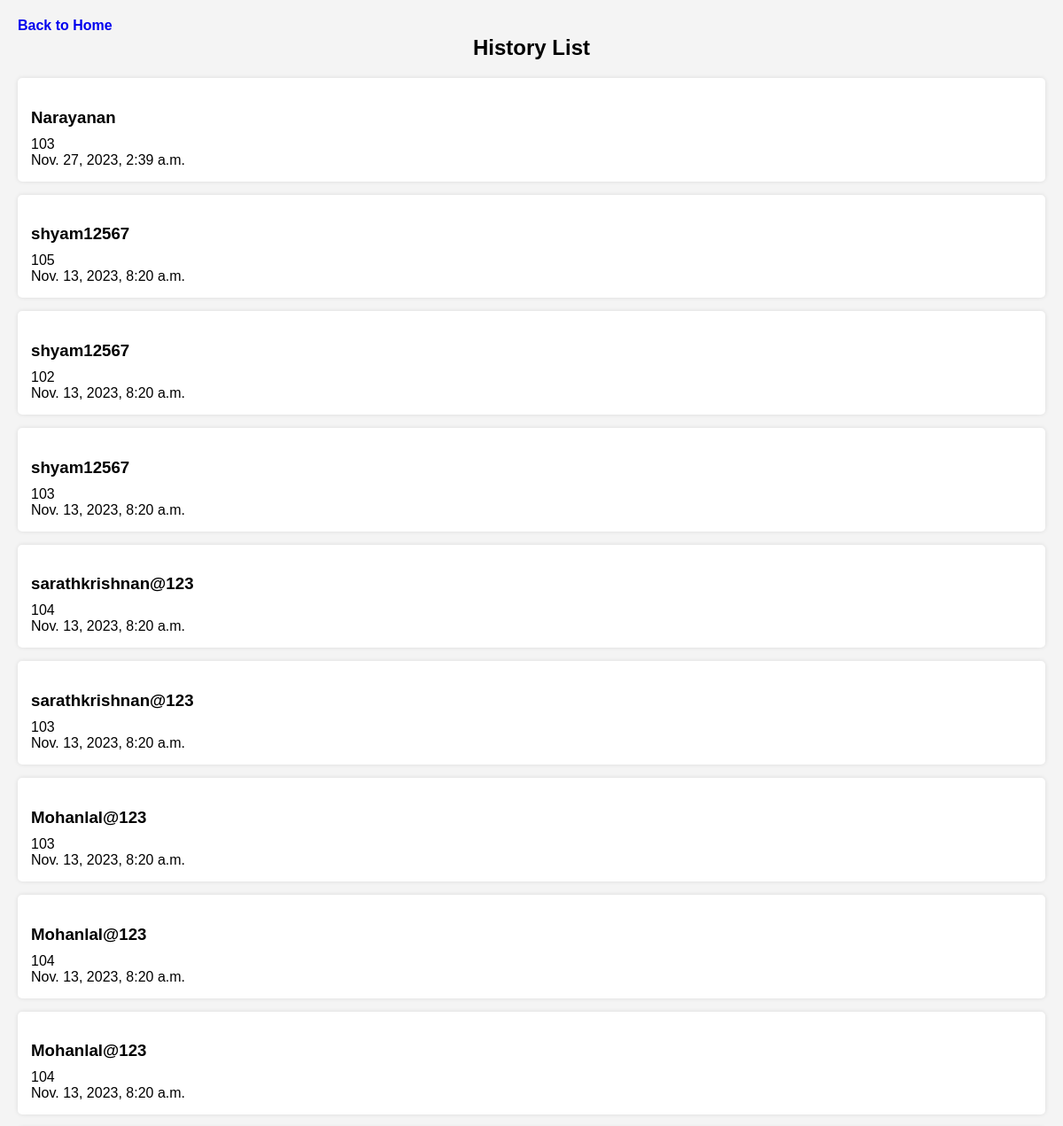
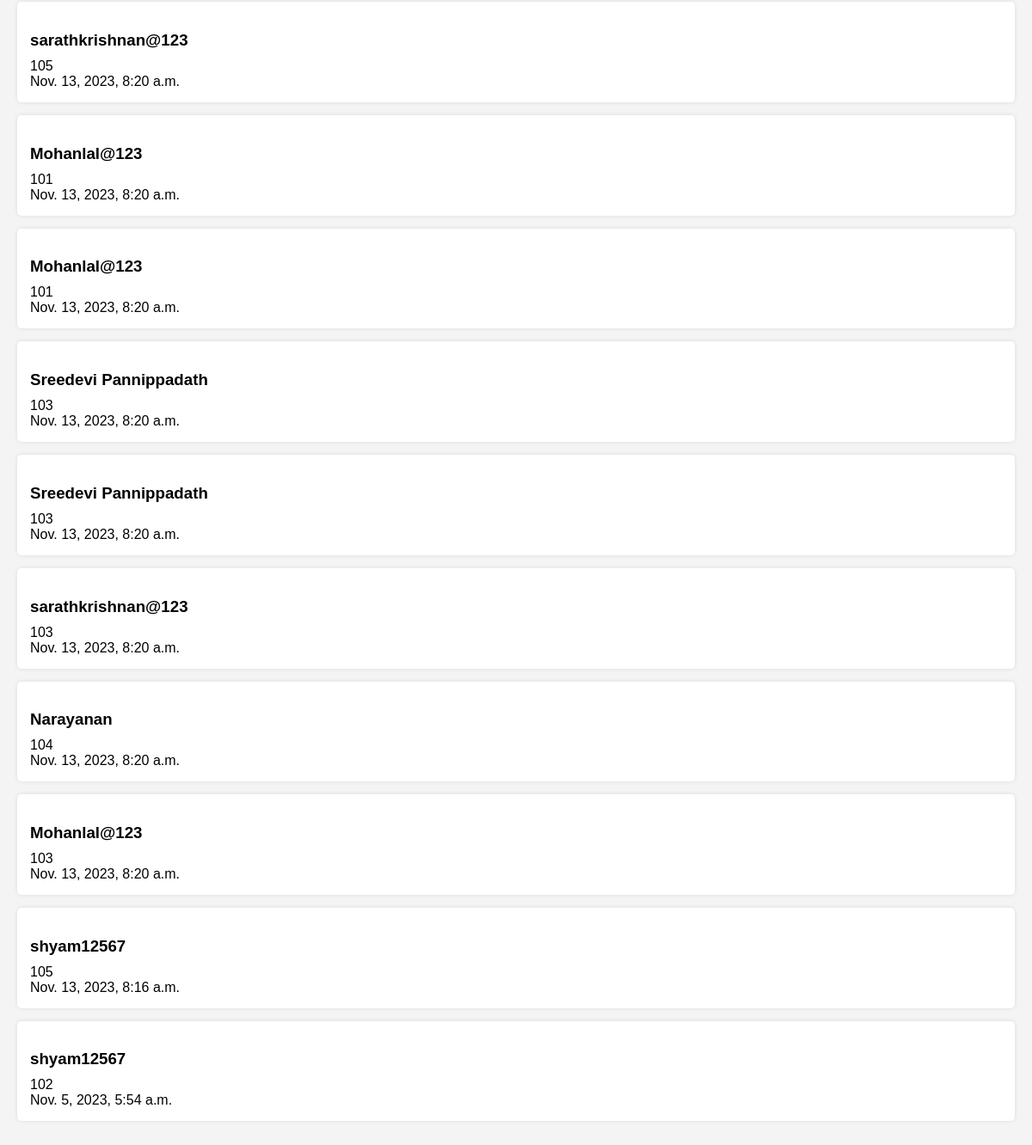
/history_list/, run on the app's committed database (2 pictures, top to bottom).
### app/models.py (models this page shows, shortened)
class History(models.Model):
    student = models.ForeignKey(User, on_delete=models.CASCADE)
    laptop = models.ForeignKey(Laptop, on_delete=models.CASCADE)
    time=models.DateTimeField()

class Laptop(models.Model):
    serial_number = models.CharField(max_length=20, unique=True)
    model = models.CharField(max_length=50)
    condition = models.ForeignKey(Condition,on_delete=models.CASCADE)
    is_available = models.BooleanField(default=True)

### app/views.py (the view)
# urls.py: path('history_list/', get_history, name='history_list'),
def get_history(request):
    if request.method=='GET':
        queryset = History.objects.all().order_by('-time')
    return render(request, 'history_list.html', {'history_list': queryset})

### app/templates/history_list.html (shortened to what this page needs)
<!DOCTYPE html>
<html lang="en">
<head>
</head>
<body>
    <h2>History List</h2>
    {% for history in history_list %}
        <div class="history-item">
            <h3>{{ history.student.username }}</h3>
            <p>{{ history.laptop.serial_number }}</p>
            <p>{{ history.time }}</p>
        </div>
    {% endfor %}
    <a class="back-button" href="{% url 'allocated_laptops' %}" style=" text-decoration: none; color: rgb(26, 35, 161) 26); font-weight: 600;">Back to Home</a>
</body>
</html>

### app/templates/history_list.html (style rules this page uses)
body { font-family: Arial, sans-serif; background-color: #f4f4f4; margin: 0; padding: 20px; position: relative; }
h2 { text-align: center; }
.history-item { background-color: #fff; padding: 15px; margin-bottom: 15px; border-radius: 5px; box-shadow: 0 0 5px rgba(0, 0, 0, 0.1); }
.history-item h3 { margin-bottom: 10px; }
.history-item p { margin: 0; }
.back-button { display: block; margin-top: 20px; text-align: center; position: absolute; top: 0; }

### data on the page
History: student.username "Narayanan", laptop.serial_number "103", time "Nov. 27, 2023, 2:39 a.m."
History: student.username "shyam12567", laptop.serial_number "105", time "Nov. 13, 2023, 8:20 a.m."
History: student.username "shyam12567", laptop.serial_number "102", time "Nov. 13, 2023, 8:20 a.m."
History: student.username "shyam12567", laptop.serial_number "103", time "Nov. 13, 2023, 8:20 a.m."
History: student.username "sarathkrishnan@123", laptop.serial_number "104", time "Nov. 13, 2023, 8:20 a.m."
History: student.username "sarathkrishnan@123", laptop.serial_number "103", time "Nov. 13, 2023, 8:20 a.m."
History: student.username "Mohanlal@123", laptop.serial_number "103", time "Nov. 13, 2023, 8:20 a.m."
History: student.username "Mohanlal@123", laptop.serial_number "104", time "Nov. 13, 2023, 8:20 a.m."
History: student.username "Mohanlal@123", laptop.serial_number "104", time "Nov. 13, 2023, 8:20 a.m."
History: student.username "sarathkrishnan@123", laptop.serial_number "105", time "Nov. 13, 2023, 8:20 a.m."
History: student.username "Mohanlal@123", laptop.serial_number "101", time "Nov. 13, 2023, 8:20 a.m."
History: student.username "Mohanlal@123", laptop.serial_number "101", time "Nov. 13, 2023, 8:20 a.m."
History: student.username "Sreedevi Pannippadath", laptop.serial_number "103", time "Nov. 13, 2023, 8:20 a.m."
History: student.username "Sreedevi Pannippadath", laptop.serial_number "103", time "Nov. 13, 2023, 8:20 a.m."
History: student.username "sarathkrishnan@123", laptop.serial_number "103", time "Nov. 13, 2023, 8:20 a.m."
History: student.username "Narayanan", laptop.serial_number "104", time "Nov. 13, 2023, 8:20 a.m."
History: student.username "Mohanlal@123", laptop.serial_number "103", time "Nov. 13, 2023, 8:20 a.m."
History: student.username "shyam12567", laptop.serial_number "105", time "Nov. 13, 2023, 8:16 a.m."
History: student.username "shyam12567", laptop.serial_number "102", time "Nov. 5, 2023, 5:54 a.m."
